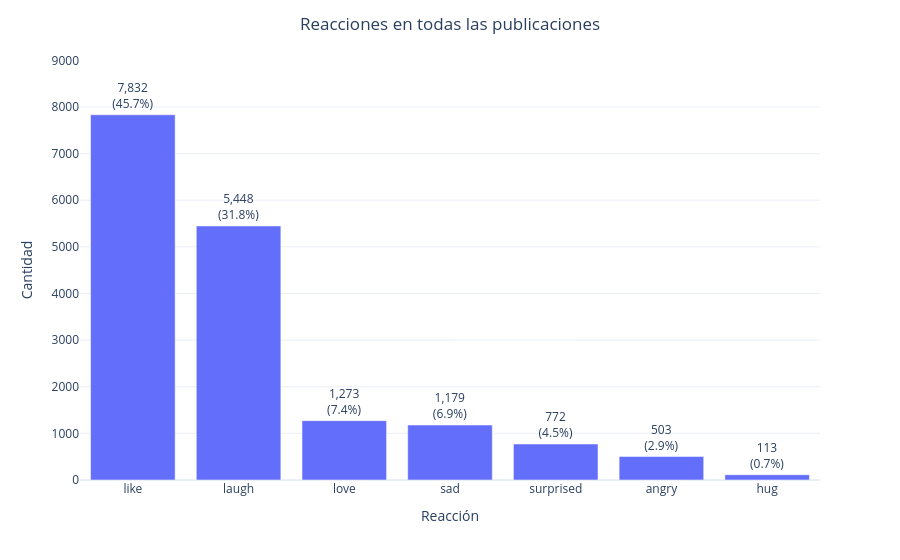

Notebook cell for this chart:
### Markdown cell above
De las 631 publicaciones que descargamos a lo largo de 3 meses en el grupo de *Usuarios MiBici GDL*, 479 de ellas contienen texto, lo que representa un 76% del total. Esto es un buen acervo de comentarios, y también es una cantidad esperable, ya que no todas las publicaciones de Facebook son siempre texto. Muchas de ellas también son imágenes, publicaciones compartidas, vídeos, entre otros.

### Code cell
# Select reaction columns
REACTION_COLS = [
    "like_count", "love_count", "hug_count", "laugh_count",
    "surprised_count", "sad_count", "angry_count",
]

# Function to count reactions
def count_reactions(df, cols=REACTION_COLS):
    counts = (
        df[cols]
        .apply(pd.to_numeric, errors="coerce")
        .fillna(0)
        .sum()
        .astype(int)
    )
    counts.index = counts.index.str.removesuffix("_count")
    counts = counts.sort_values(ascending=False)

    out = counts.rename_axis("reaction").reset_index(name="count")
    total = out["count"].sum()
    out["percent"] = out["count"] / total * 100 if total else 0.0
    out["label"] = out.apply(lambda r: f"{r['count']:,}<br>({r['percent']:.1f}%)", axis=1)
    return out

totals = count_reactions(df)

# Visualize data
fig = px.bar(
    totals,
    x="reaction",
    y="count",
    text="label",
    hover_data={"label": False, "percent": ":.1f"},
    labels={"reaction": "Reacción", "count": "Cantidad", "percent": "Porcentaje"},
)
fig.update_traces(textposition="outside", cliponaxis=False)
fig.update_yaxes(range=[0, totals["count"].max() * 1.15])  # headroom so labels aren't cut off
fig.update_layout(
    template="plotly_white",
    title={
    'text' : f"Reacciones en todas las publicaciones", 
    'xanchor': 'center', 
    'x': 0.5,
    }, 
    )
fig.show()

### Figure 1 — Plotly figure (JSON) as saved in the notebook; plotly's stock layout.template omitted (floating-point values rounded to 4 significant figures)
{"data": [{"cliponaxis": false, "customdata": [["7,832<br>(45.7%)", 45.75], ["5,448<br>(31.8%)", 31.82], ["1,273<br>(7.4%)", 7.436], ["1,179<br>(6.9%)", 6.887], ["772<br>(4.5%)", 4.509], ["503<br>(2.9%)", 2.938], ["113<br>(0.7%)", 0.66]], "hovertemplate": "Reacción=%{x}<br>Cantidad=%{y}<br>Porcentaje=%{customdata[1]:.1f}<extra></extra>", "legendgroup": "", "marker": {"color": "#636efa", "pattern": {"shape": ""}}, "name": "", "orientation": "v", "showlegend": false, "text": ["7,832<br>(45.7%)", "5,448<br>(31.8%)", "1,273<br>(7.4%)", "1,179<br>(6.9%)", "772<br>(4.5%)", "503<br>(2.9%)", "113<br>(0.7%)"], "textposition": "outside", "type": "bar", "x": ["like", "laugh", "love", "sad", "surprised", "angry", "hug"], "xaxis": "x", "y": [7832, 5448, 1273, 1179, 772, 503, 113], "yaxis": "y"}], "layout": {"barmode": "relative", "legend": {"tracegroupgap": 0}, "margin": {"t": 60}, "title": {"text": "Reacciones en todas las publicaciones", "x": 0.5, "xanchor": "center"}, "xaxis": {"anchor": "y", "domain": [0, 1], "title": {"text": "Reacción"}}, "yaxis": {"anchor": "x", "domain": [0, 1], "range": [0, 9007.0], "title": {"text": "Cantidad"}}}}
